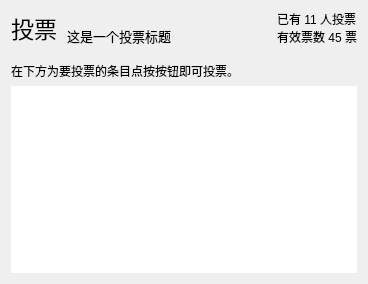
<?xml version="1.0" encoding="UTF-8"?>
<ui version="4.0">
 <class>Form</class>
 <widget class="QWidget" name="Form">
  <property name="geometry">
   <rect>
    <x>0</x>
    <y>0</y>
    <width>368</width>
    <height>284</height>
   </rect>
  </property>
  <property name="windowTitle">
   <string>投票信息</string>
  </property>
  <property name="styleSheet">
   <string notr="true">QWidget{font-family: &quot;微软雅黑&quot;;}
</string>
  </property>
  <layout class="QGridLayout" name="gridLayout_2">
   <property name="topMargin">
    <number>0</number>
   </property>
   <item row="0" column="0">
    <layout class="QGridLayout" name="gridLayout" columnstretch="0,0,1,0">
     <property name="topMargin">
      <number>10</number>
     </property>
     <property name="bottomMargin">
      <number>10</number>
     </property>
     <property name="horizontalSpacing">
      <number>10</number>
     </property>
     <item row="0" column="1">
      <widget class="QLabel" name="label_2">
       <property name="font">
        <font>
         <family>微软雅黑</family>
         <pointsize>10</pointsize>
        </font>
       </property>
       <property name="text">
        <string>这是一个投票标题</string>
       </property>
       <property name="alignment">
        <set>Qt::AlignBottom|Qt::AlignLeading|Qt::AlignLeft</set>
       </property>
      </widget>
     </item>
     <item row="0" column="0">
      <widget class="QLabel" name="label">
       <property name="font">
        <font>
         <family>微软雅黑</family>
         <pointsize>17</pointsize>
        </font>
       </property>
       <property name="text">
        <string>投票</string>
       </property>
      </widget>
     </item>
     <item row="0" column="3">
      <widget class="QLabel" name="label_4">
       <property name="text">
        <string>已有 11 人投票
有效票数 45 票</string>
       </property>
      </widget>
     </item>
     <item row="0" column="2">
      <spacer name="horizontalSpacer">
       <property name="orientation">
        <enum>Qt::Horizontal</enum>
       </property>
       <property name="sizeHint" stdset="0">
        <size>
         <width>40</width>
         <height>20</height>
        </size>
       </property>
      </spacer>
     </item>
    </layout>
   </item>
   <item row="1" column="0">
    <widget class="QLabel" name="label_3">
     <property name="text">
      <string>在下方为要投票的条目点按按钮即可投票。</string>
     </property>
    </widget>
   </item>
   <item row="2" column="0">
    <widget class="QListWidget" name="listWidget">
     <property name="frameShape">
      <enum>QFrame::NoFrame</enum>
     </property>
     <property name="sizeAdjustPolicy">
      <enum>QAbstractScrollArea::AdjustToContents</enum>
     </property>
     <property name="verticalScrollMode">
      <enum>QAbstractItemView::ScrollPerPixel</enum>
     </property>
     <property name="horizontalScrollMode">
      <enum>QAbstractItemView::ScrollPerPixel</enum>
     </property>
     <property name="resizeMode">
      <enum>QListView::Adjust</enum>
     </property>
    </widget>
   </item>
  </layout>
 </widget>
 <resources/>
 <connections/>
</ui>
